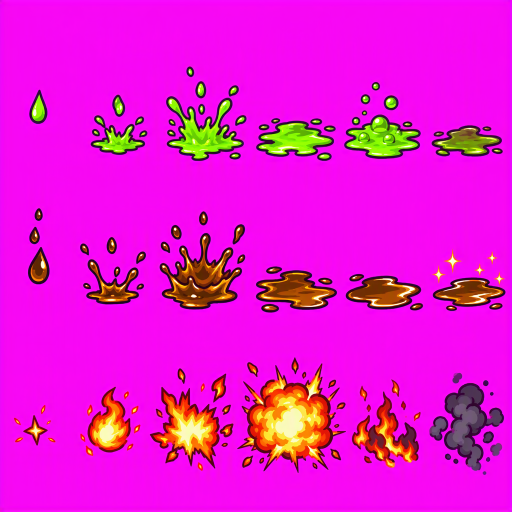
#> input picture assets/arte-sin-usar/alche rework/Frasco corrosivo, Aceite inflamable, Chispa reactiva.png, 1024 x 1024 px (shown at 1/2 size); its folder holds 4 pictures in this run
$ python empaquetar_alquimista_animaciones.py
#> lines starting #> are read from the running program, lines starting #| are printed output that depends on the picture; after the words box and inside, x2 and y2 are one past the last pixel; in counts of white or black regions, pixels touching at a corner belong together
### tools/empaquetar_torre_lib.py
"""Funciones comunes de recorte (extraidas de empaquetar_torre.py)."""
from PIL import Image
import numpy as np
def fondo(rgb):
    p=5;q=[rgb[:p,:p],rgb[:p,-p:],rgb[-p:,:p],rgb[-p:,-p:]]
    return np.median(np.concatenate([a.reshape(-1,3) for a in q]),axis=0)
def quitar_fondo(rgb,bg,d0=38,d1=105):
    f=rgb.astype(float);d=np.sqrt(((f-bg)**2).sum(axis=2));a=np.clip((d-d0)/(d1-d0),0,1)
    col=np.clip((f-(1-a)[...,None]*bg)/np.maximum(a,0.02)[...,None],0,255)
    return Image.fromarray(np.dstack([col,a*255]).astype(np.uint8),'RGBA')
# [4 lines left out: function recortar, not called in this run]
def empaquetar(sprites,ancho,sep=3):
    orden=sorted(sprites,key=lambda s:-s[1].height);x=y=fila=0;pos={}
    for n,s in orden:
        if x+s.width+sep>ancho:x=0;y+=fila+sep;fila=0
        pos[n]=(x,y);x+=s.width+sep;fila=max(fila,s.height)
    atlas=Image.new('RGBA',(ancho,y+fila+sep),(0,0,0,0));desc={}
    for n,s in sprites:
        px,py=pos[n];atlas.paste(s,(px,py));desc[n]=[px,py,s.width,s.height]
    return atlas,desc
# [9 lines left out: function runs, not called in this run]

### tools/empaquetar_alquimista_animaciones.py
"""Recorta las animaciones de habilidades del alquimista (assets/arte-sin-usar/alche rework/*.png: 4 imágenes de 3 filas x 6 fotogramas)
y genera assets/heroes/alchemist/pack3.js + alchemist-anim.png con los sprites alx_<habilidad>_<n>.
Los fotogramas de cada fila se colocan en un lienzo común (mismo tamaño), anclados abajo (efectos de suelo) o al centro, para que conserven su tamaño relativo.
Uso: python tools/empaquetar_alquimista_animaciones.py"""
import os,sys,json,glob
sys.path.insert(0,os.path.dirname(__file__))
os.chdir(os.path.join(os.path.dirname(__file__),'..'))
import numpy as np
from PIL import Image
from empaquetar_torre_lib import quitar_fondo,empaquetar
D='assets/arte-sin-usar/alche rework/'
OUT='assets/heroes/alchemist'
# imagen (prefijo del archivo) -> [(id de habilidad, ancla 'b' abajo / 'c' centro), ...] por filas
GRUPOS={
 'Frasco corrosivo':[('flask','b'),('oil','b'),('spark','b')],
 'Catalizador':[('cat','c'),('mix','c'),('antidote','c')],
 'Delantal protector':[('coat','c'),('distill','c'),('fumes','b')],
 'Gran transmutaci':[('transmute','b'),('gold','c'),('plague','c')],
}
LO=50   # alfa mínimo (quita el halo rosado del fondo)
def clave(path):
    rgb=np.array(Image.open(path).convert('RGB')).astype(int)
    R,G,B=rgb[...,0],rgb[...,1],rgb[...,2];bgm=(R>170)&(G<110)&(B>170)
#> after `bgm = (R > 170) & (G < 110) & (B > 170)`:
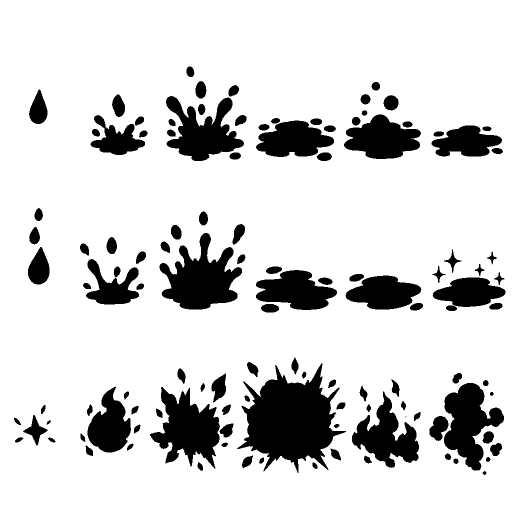
#> bgm: shape (1024, 1024) bool (shown at 1/2 size); 83.8% white; 117 black regions (1 under 20 px), largest, box (x1, y1, x2, y2) and area: (474, 727, 692, 946) 25149, (319, 466, 484, 619) 13521, (300, 774, 440, 937) 12314
    a=np.array(quitar_fondo(rgb,np.median(rgb[bgm],axis=0),62,135))
    al=a[...,3].astype(float);a[...,3]=(np.clip((al-LO)/(255-LO),0,1)*255).astype(np.uint8)
#> after `a[..., 3] = (np.clip((al - LO) / (255 - LO), 0, 1) * 255).astype(np.ui`:
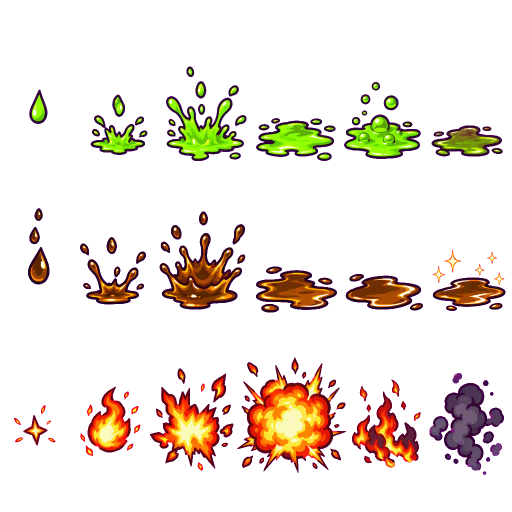
#> a: shape (1024, 1024, 4) (shown at 1/2 size); mean R, G, B, A 53, 27, 54.7, 41.2; transparent parts drawn white
    return a
def cortes(v,n,total,rango=50,vent=9):
    # n-1 cortes en los valles de ocupación más cercanos a la división uniforme
    s=np.convolve(v,np.ones(vent)/vent,mode='same');o=[0]
    for k in range(1,n):
        c=int(k*total/n);lo,hi=max(1,c-rango),min(total-1,c+rango);o.append(lo+int(np.argmin(s[lo:hi])))
    return o+[total]
def bbox(c):
    ys,xs=np.where(c[...,3]>40)
    return (int(xs.min()),int(ys.min()),int(xs.max()+1),int(ys.max()+1)) if len(xs) else None
sp=[]
for pref,filas in GRUPOS.items():
    f=[p for p in glob.glob(D+'*.png') if os.path.basename(p).startswith(pref)]
    assert f,pref
    a=clave(f[0]);H,W=a.shape[:2]
#> after `H, W = a.shape[:2]`: H = 1024; W = 1024
    ry=cortes((a[...,3]>40).sum(axis=1),3,H,rango=60,vent=15)
#> in cortes, `s = np.convolve(v, np.ones(vent) / vent, mode='same')`: s = 1024 values, max 684.3 at index 588, min 0 at index 0, mean 166.9
#> after the loop in cortes, `for k in range(1,n):`: o = [0, 329, 632]
#> ry = [0, 329, 632, 1024]
    for r,(sid,anc) in enumerate(filas):
        banda=a[ry[r]:ry[r+1]]
        cx=cortes((banda[...,3]>40).sum(axis=0),6,W)
        fr=[]
        for i in range(6):
            c=banda[:,cx[i]:cx[i+1]];b=bbox(c)
            fr.append(Image.fromarray(c[b[1]:b[3],b[0]:b[2]],'RGBA'))
        cw=max(i.width for i in fr);ch=max(i.height for i in fr)
        k=min(1,230/max(cw,ch))
        for n,im in enumerate(fr,1):
            can=Image.new('RGBA',(cw,ch),(0,0,0,0))
            can.alpha_composite(im,((cw-im.width)//2,(ch-im.height) if anc=='b' else (ch-im.height)//2))
            if k<1:can=can.resize((max(1,round(cw*k)),max(1,round(ch*k))),Image.LANCZOS)
            sp.append((f'alx_{sid}_{n}',can))
        print(sid,anc,(cw,ch),'k',round(k,2))
#> this loop made 3 passes
#> (cx, cw, k) on passes 1 to 3: ([0, 120, 299, 497, 676, 846, 1024], 161, 1), ([0, 120, 296, 495, 678, 850, 1024], 172, 1), ([0, 120, 291, 471, 696, 845, 1024], 218, 0.996)
#| flask b (161, 189) k 1
#| oil b (172, 197) k 1
#| spark b (218, 231) k 1.0
#> pass 1, `banda=a[ry[r]:ry[r+1]]`:
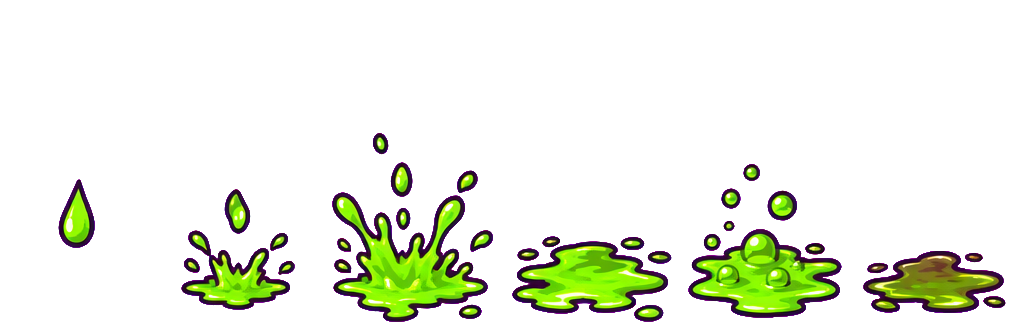
#> banda: shape (329, 1024, 4); mean R, G, B, A 35.6, 30, 55.4, 34.4; transparent parts drawn white
#> pass 3, `banda=a[ry[r]:ry[r+1]]`:
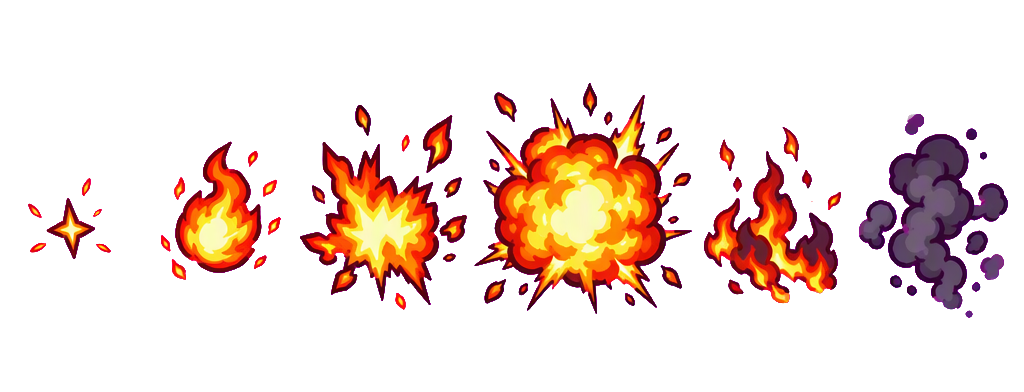
#> banda: shape (392, 1024, 4); mean R, G, B, A 70.6, 29.8, 56.8, 47.8; transparent parts drawn white
#> after the loop:
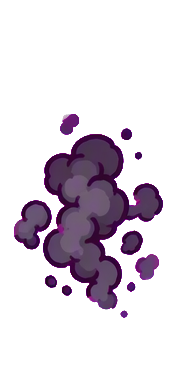
#> c: shape (392, 179, 4); mean R, G, B, A 54.3, 22.5, 69.8, 50.1; transparent parts drawn white
#> after the loop:
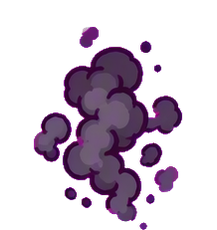
#> can: PIL image 217x230 RGBA; mean R, G, B, A 27.6, 13.1, 29.9, 69.8; transparent parts drawn white
#> after the loop:
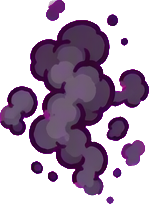
#> im: PIL image 149x204 RGBA; mean R, G, B, A 74.2, 39.1, 88.2, 115.8; transparent parts drawn white
#> after the loop, sp = 18 items
#> pass 2 of the loop `for pref,filas in GRUPOS.items():`:
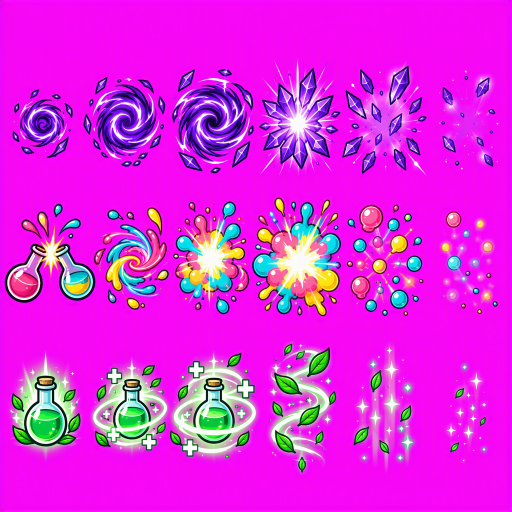
#> input picture assets/arte-sin-usar/alche rework/Catalizador, Mezcla inestable, Antídoto experimental.png, 1024 x 1024 px (shown at 1/2 size)
#> bgm: shape (1024, 1024) bool; 76.7% white; 320 black regions (130 under 20 px), largest, box (x1, y1, x2, y2) and area: (504, 395, 682, 633) 25467, (340, 705, 513, 917) 24894, (185, 720, 336, 902) 18615
#> in clave (call 2), `a[..., 3] = (np.clip((al - LO) / (255 - LO), 0, 1) * 255).astype(np.ui`:
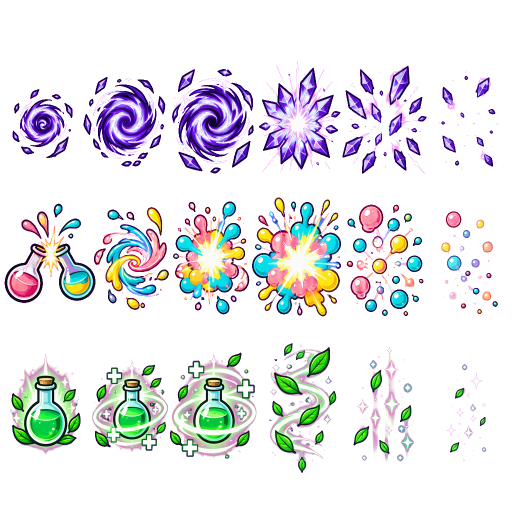
#> a: shape (1024, 1024, 4) (shown at 1/2 size); mean R, G, B, A 53, 65.1, 83, 58.3; transparent parts drawn white
#> ry = [0, 356, 640, 1024]
#> the loop `for r,(sid,anc) in enumerate(filas):` made 3 passes
#> (cx, cw, k) on passes 1 to 3: ([0, 150, 335, 512, 681, 857, 1024], 168, 1), ([0, 205, 342, 501, 686, 851, 1024], 196, 0.966), ([0, 166, 338, 518, 677, 832, 1024], 174, 0.885)
#> (printed output is left out)
#> after the loop `for r,(sid,anc) in enumerate(filas):`:
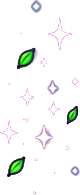
#> im: PIL image 80x195 RGBA; mean R, G, B, A 35.5, 126.4, 75.1, 27; transparent parts drawn white
#> after the loop `for r,(sid,anc) in enumerate(filas):`: sp = 36 items
#> pass 3 of the loop `for pref,filas in GRUPOS.items():`:
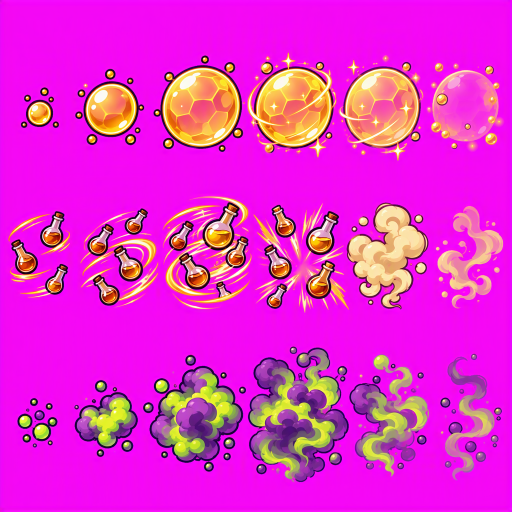
#> input picture assets/arte-sin-usar/alche rework/Delantal protector, Destilación rápida, Gas volátil.png, 1024 x 1024 px (shown at 1/2 size)
#> in clave (call 3), `bgm = (R > 170) & (G < 110) & (B > 170)`:
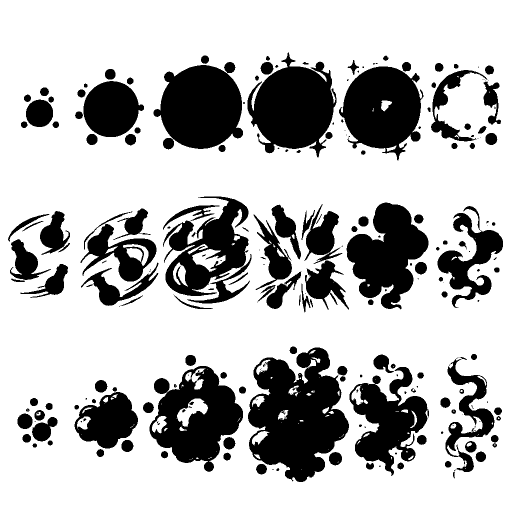
#> bgm: shape (1024, 1024) bool (shown at 1/2 size); 73.3% white; 230 black regions (77 under 20 px), largest, box (x1, y1, x2, y2) and area: (496, 695, 698, 964) 34147, (495, 105, 673, 315) 23253, (307, 124, 486, 298) 22697
#> in quitar_fondo (call 3), `col=np.clip((f-(1-a)[...,None]*bg)/np.maximum(a,0.02)[...,None],0,255)`:
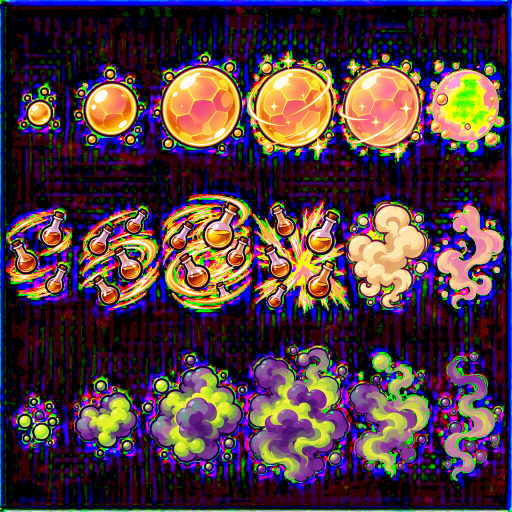
#> col: shape (1024, 1024, 3) float64 (shown at 1/2 size); mean R, G, B 80, 56, 65.7
#> ry = [0, 328, 632, 1024]
#> the loop `for r,(sid,anc) in enumerate(filas):` made 3 passes
#> (cx, cw, k) on passes 1 to 3: ([0, 122, 292, 490, 676, 850, 1024], 183, 1), ([0, 144, 321, 507, 689, 861, 1024], 182, 1), ([0, 120, 291, 492, 699, 862, 1024], 202, 0.849)
#> (printed output is left out)
#> after the loop `for r,(sid,anc) in enumerate(filas):`: sp = 54 items
#> the loop made 4 passes; the first 3 are shown
atlas,desc=empaquetar(sp,1024);atlas.save(f'{OUT}/alchemist-anim.png',optimize=True)
with open(f'{OUT}/pack3.js','w',encoding='utf-8') as fh:
    fh.write('/* Generado por tools/empaquetar_alquimista_animaciones.py. No editar a mano. */\n')
    fh.write('SPR.addPack("alchemist_anim",'+json.dumps({'game':{'img':f'{OUT}/alchemist-anim.png','w':atlas.width,'h':atlas.height,'s':desc}},separators=(',',':'))+');\n')
bg=Image.new('RGBA',atlas.size,(70,100,70,255));bg.alpha_composite(atlas);bg.convert('RGB').save('guias-arte/prev-alchemist-anim.png')
print('atlas',atlas.size,len(desc),'sprites')
